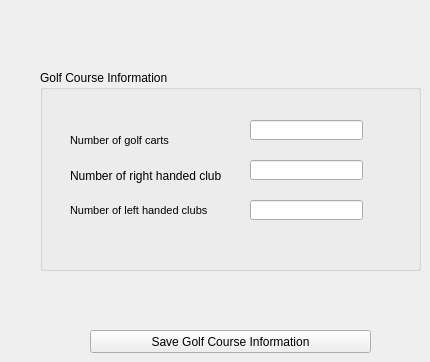
    <widget class="QWidget" name="tab_7" >
     <attribute name="title" >
      <string>Golf Course</string>
     </attribute>
     <widget class="QGroupBox" name="groupBox_9" >
      <property name="geometry" >
       <rect>
        <x>40</x>
        <y>70</y>
        <width>381</width>
        <height>201</height>
       </rect>
      </property>
      <property name="title" >
       <string>Golf Course Information</string>
      </property>
      <widget class="QLineEdit" name="lineEdit_2" >
       <property name="geometry" >
        <rect>
         <x>210</x>
         <y>50</y>
         <width>113</width>
         <height>20</height>
        </rect>
       </property>
       <property name="text" >
        <string/>
       </property>
      </widget>
      <widget class="QLineEdit" name="lineEdit_8" >
       <property name="geometry" >
        <rect>
         <x>210</x>
         <y>90</y>
         <width>113</width>
         <height>20</height>
        </rect>
       </property>
      </widget>
      <widget class="QLineEdit" name="lineEdit_9" >
       <property name="geometry" >
        <rect>
         <x>210</x>
         <y>130</y>
         <width>113</width>
         <height>20</height>
        </rect>
       </property>
      </widget>
      <widget class="QLabel" name="label_8" >
       <property name="geometry" >
        <rect>
         <x>30</x>
         <y>90</y>
         <width>151</width>
         <height>31</height>
        </rect>
       </property>
       <property name="text" >
        <string>Number of right handed clubs</string>
       </property>
      </widget>
      <widget class="QLabel" name="label_5" >
       <property name="geometry" >
        <rect>
         <x>30</x>
         <y>60</y>
         <width>103</width>
         <height>22</height>
        </rect>
       </property>
       <property name="text" >
        <string>&lt;html>&lt;head>&lt;meta name="qrichtext" content="1" />&lt;/head>&lt;body style=" white-space: pre-wrap; font-family:MS Shell Dlg; font-size:8.25pt; font-weight:400; font-style:normal; text-decoration:none;">&lt;p style=" margin-top:0px; margin-bottom:0px; margin-left:0px; margin-right:0px; -qt-block-indent:0; text-indent:0px;">&lt;span style=" font-size:8pt;">Number of golf carts&lt;/span>&lt;/p>&lt;/body>&lt;/html></string>
       </property>
      </widget>
      <widget class="QLabel" name="label_10" >
       <property name="geometry" >
        <rect>
         <x>30</x>
         <y>130</y>
         <width>141</width>
         <height>22</height>
        </rect>
       </property>
       <property name="text" >
        <string>&lt;html>&lt;head>&lt;meta name="qrichtext" content="1" />&lt;/head>&lt;body style=" white-space: pre-wrap; font-family:MS Shell Dlg; font-size:8.25pt; font-weight:400; font-style:normal; text-decoration:none;">&lt;p style=" margin-top:0px; margin-bottom:0px; margin-left:0px; margin-right:0px; -qt-block-indent:0; text-indent:0px;">&lt;span style=" font-size:8pt;">Number of left handed clubs&lt;/span>&lt;/p>&lt;/body>&lt;/html></string>
       </property>
      </widget>
     </widget>
     <widget class="QPushButton" name="pushButton_4" >
      <property name="geometry" >
       <rect>
        <x>90</x>
        <y>330</y>
        <width>281</width>
        <height>23</height>
       </rect>
      </property>
      <property name="text" >
       <string>Save Golf Course Information</string>
      </property>
     </widget>
    </widget>
